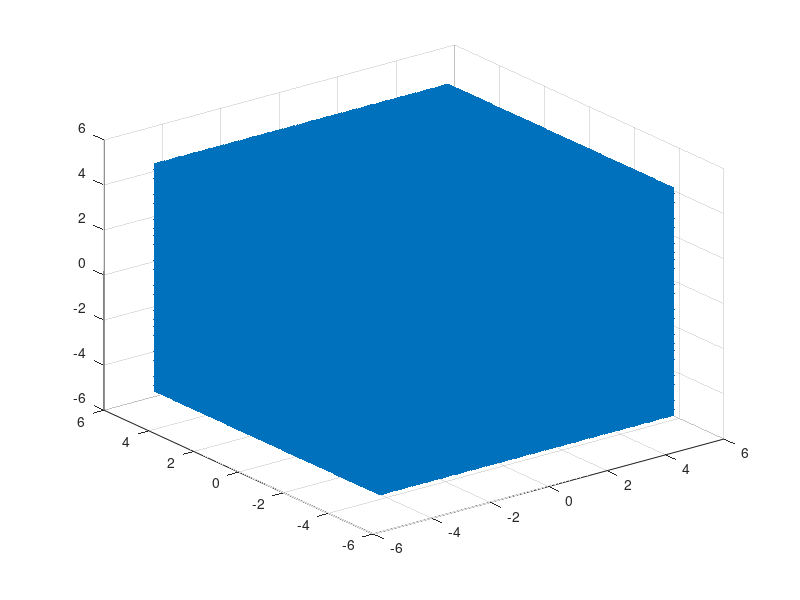

This figure's MATLAB source:
% % The right slash / => conventinal method, 8 / 4 = 2, A / B = A * inv(B)
% % The left slash \ => psycopathic method, 8\4 => 4 / 8, A \ B = inv(A) * B
% % clc 
% % clear all
% % 
% % A = [1 1 1; 2 2 2; 3 3 3];
% % B = [2 2 2; 3 3 3; 4 4 4];
% % 
% % f = 8 / 4;
% % disp(f);
% % 
% % disp(A / B);
% % 
% % A = [1 1 1; 2 2 2; 3 3 3];
% % B = [2 2 2; 3 3 3; 4 4 4];
% % 
% % f = 8 \ 4;
% % disp(f);
% % 
% % disp(A \ B);
% % 
% % clear all
% % clc
% 
% %2 divisions
% %right division represented by slash(/)
% %a/b=a*inv(b)
% %left division (\)
% %a\b=inv(a)*b
% 
% % A=[1 2;2 3];
% % B=[2 4;6 8];
% % x=A/B;
% % disp(x);
% 
% %A = [1,2;3,4;5,6];
% %leftinv = inv(A' * A) * (A');
% %display(leftinv);
% 
% %rightinv= (A')* inv(A*A');
% % % disp(rightinv);
% 
% A = [1, 2;
%     3, 4;
%     5, 6];
% 
% Apseudo = pinv(A);
% disp(Apseudo);
% 
% A = [2 1; 1 -1; 1 3];
% B = [10; 3; 2];
% 
% solution = A \ B;
% solution2 = lsqr(A, B);
% disp(solution);
% disp(solution2);
% 
% %Write a program on scatter plot of the span
% 
% v1 = [1, 0];
% v2 = [2, 1];
% 
% %Create a grid of scalar values for linear combinations
% c1 = linspace(-5, 5, 100); %Range
% c2 = linspace(-5, 5, 100); %Range
% 
% %Create a mesh grid to generate linear combination
% 
% [c1, c2] = meshgrid(c1, c2);
% %Compute 
% x = c1 .* v1(1) + c2 .* v2(1);
% y = c1 .* v1(2) + c2 .* v2(2);
% 
% figure;
% scatter(x(:), y(:), 10, 'filled');
% xlabel('x');
% ylabel('y');
% title('Scatter plot of the span of vectors v1 and v2');
% axis equal;
% grid on;
% 
% v1 = [1 0 0];
% v2 = [0 1 0];
% v3 = [0 0 1];
% 
% c1 = linspace(-5, 5, 100);
% c2 = linspace(-5, 5, 100);
% c3 = linspace(-5, 5, 100);
% 
% [c1, c2, c3] = meshgrid(c1, c2, c3);
% x = c1 .* v1(1) + c2 .* v2(1) + c3 .* v3(1);
% y = c1 .* v1(2) + c2 .* v2(2) + c3 .* v3(2);
% z = c1 .* v1(3) + c2 .* v2(3) + c3 .* v3(3);
% figure;
% scatter(x(:), y(:), z(:), 10, 'filled');
% xlabel('x');
% ylabel('y');
% zlabel('z');
% axis equal;
% grid on;
% 
% V = [1 0 0; 0 1 0; 0 0 1]; 
% 
% c = linspace(-5, 5, 100);
% [C1, C2, C3] = ndgrid(c, c, c); 
% 
% points = V' * [C1(:) C2(:) C3(:)]'; 
% x = points(1, :);
% y = points(2, :);
% z = points(3, :);
% 
% figure;
% scatter3(x, y, z, 5, 'filled'); 
% xlabel('x');
% ylabel('y');
% zlabel('z');
% axis equal;
% grid on;
% title('3D Lattice of Points');




v1=[1 0 0];
v2=[0 1 0];
v3=[0 0 1];
c1=linspace(-5,5,100);
c2=linspace(-5,5,100);
c3=linspace(-5,5,100);
[c1,c2,c3]=meshgrid(c1,c2,c3);
x=c1.*v1(1)+c2.*v2(1)+c3.*v3(1);
y=c1.*v1(2)+c2.*v2(2)+c3.*v3(2);
z=c1.*v1(3)+c2.*v2(3)+c3.*v3(3);
figure;
scatter3(x(:),y(:),z(:),10,'filled');